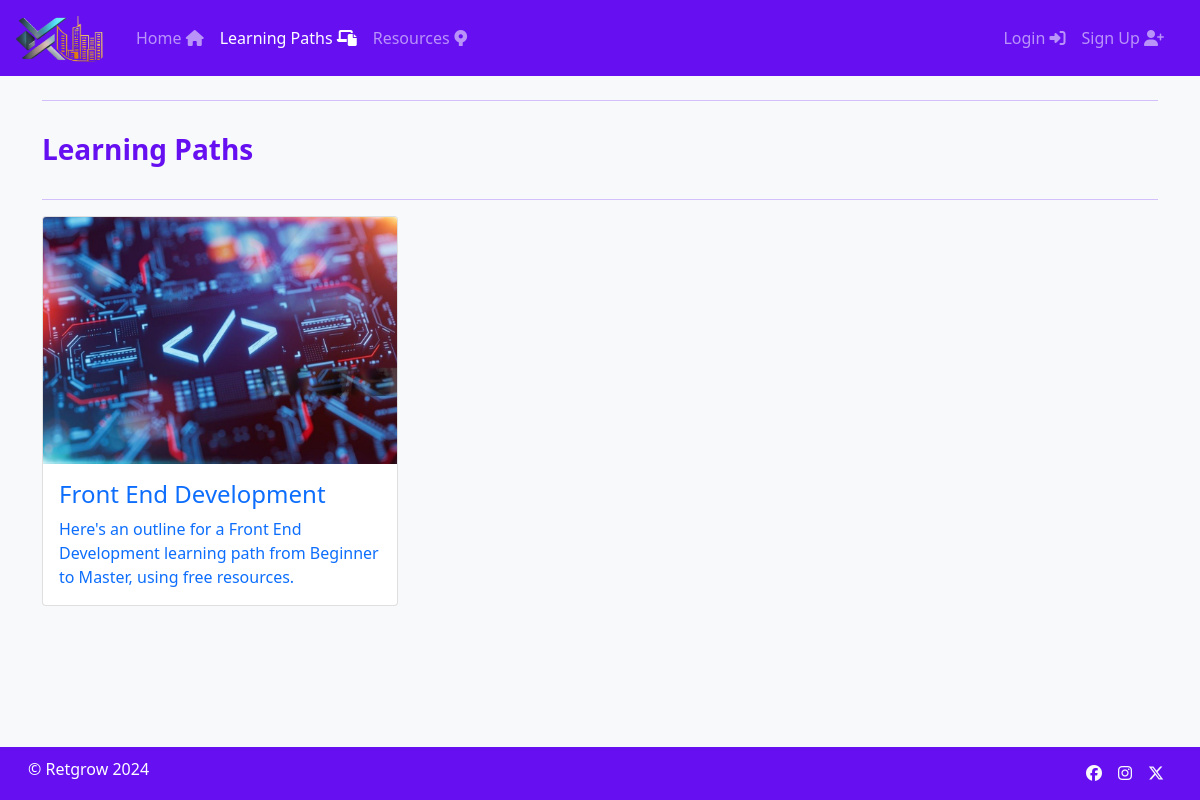
The page /learning_paths/ on the database its author committed.
### App/models.py (models this page shows, shortened)
class Course(models.Model):
    name = models.CharField(max_length=255)
    description = models.TextField()
    picture = models.ImageField(upload_to='course_pictures/', blank=True, null=True)

### App/views.py (the view)
# urls.py: path('learning_paths/', views.learning_paths_view, name='learning_paths'),
def learning_paths_view(request):
    courses = Course.objects.all()  # You might want to group these into categories
    return render(request, 'learning_paths.html', {'courses': courses})

### App/templatetags/nav_tags.py (called while the page is built)
@register.simple_tag
def active(request, pattern):
    if pattern == resolve(request.path).url_name:
        return 'active'
    return ''

### App/templates/learning_paths.html
{% extends 'base.html' %}
{% block content %}
<div class="container text-indigo py-2">
    <hr />
    <h3 class="py-3"><strong>Learning Paths</strong></h3>
    <hr />
    <div class="row mb-5">
        {% for course in courses %}
        <div class="col-lg-4 mb-3">
            <a href="{% url 'course_detail' course.id %}" style="text-decoration: none;">
                <div class="card h-100" style="width:100%">
                    <img class="card-img-top" src="{{ course.picture.url }}" alt="Card image"
                        style="width:100%; aspect-ratio: 10/7;">
                    <div class="card-body">
                        <h4 class="card-title">{{ course.name }}</h4>
                        <p class="card-text">{{ course.description }}</p>
                    </div>
                </div>
            </a>
        </div>
        {% endfor %}
    </div>
</div>
{% endblock %}

### templates/base.html (style rules this page uses)
.text-indigo { color: #6610f2 !important; }

### rows shown on the page
Course: picture (picture), name "Front End Development", description "Here's an outline for a Front End Development learning path from Beginner to Master, using free resources."
